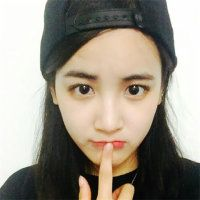
//> input picture 鱼眼矫正/10.jpg, 200 x 200 px
$ ./9   (built with g++ and OpenCV 4)
//> lines starting //> are read from the running program, lines starting //| are printed output that depends on the picture
#include<opencv2\opencv.hpp>
#include<iostream>

using namespace std;
using namespace cv;

Mat srcImg;//原图片
Mat srcImagROI;//选取感兴趣区域
Mat outImg;//最终效果图
Mat map_x, map_y;
int ox, oy;//图像中心
double theta;
double range;
double PI = 3.14;


//得到像素点距离原点的距离
double getRange(double x, double y)
{
	double i = sqrt(x*x + y*y);
	return i;
}

int main()
{
	//载入原始图
	srcImg = imread("10.jpg");
//> srcImg is the input picture: 200 rows x 200 cols, CV_8UC3; mean B, G, R 133.9, 146.6, 154.1
	if (!srcImg.data) { cout << "读取图片错误，请确定目录下是否有imread函数指定的图片存在~！ \n"; return -1; }
	imshow("原始图", srcImg);
	//设置图片中心为原点
	oy = srcImg.cols / 2;
//> oy = 100
	ox = srcImg.rows / 2;
//> ox = 100
	//创建和原始图一样的效果图，x重映射图，y重映射图
	srcImg.create(srcImg.size(), srcImg.type());
	map_x.create(srcImg.size(), CV_32FC1);
	map_y.create(srcImg.size(), CV_32FC1);

	//双层循环，遍历每一个像素点，改变map_x & map_y的值
	for (int j = 0; j < srcImg.rows; j++)
	{
		for (int i = 0; i < srcImg.cols; i++)
		{
			double newX = i - ox;
			double newY = j - oy;
			theta = atan2(newY, newX);
			range = hypot(newX, newY);

			//改变map_x & map_y的值.
			map_x.at<float>(j, i) = static_cast<float>(range*cos(theta) + ox);
			map_y.at<float>(j, i) = static_cast<float>(range*sin(theta) + oy);
		}
	}
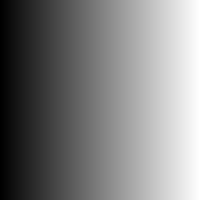
//> map_x: 200 rows x 200 cols, CV_32FC1; min -2.84e-14, max 199, mean 99.5; drawn with min black and max white
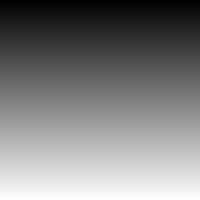
//> map_y: 200 rows x 200 cols, CV_32FC1; min -2.84e-14, max 199, mean 99.5; drawn with min black and max white
//> after the loop, theta = 0.785; range = 140
	//进行重映射操作
	remap(srcImg, outImg, map_x, map_y, CV_INTER_LINEAR, BORDER_CONSTANT, Scalar(0, 0, 0));

	//显示效果图
	imshow("【程序窗口】", outImg);
	waitKey();
}
